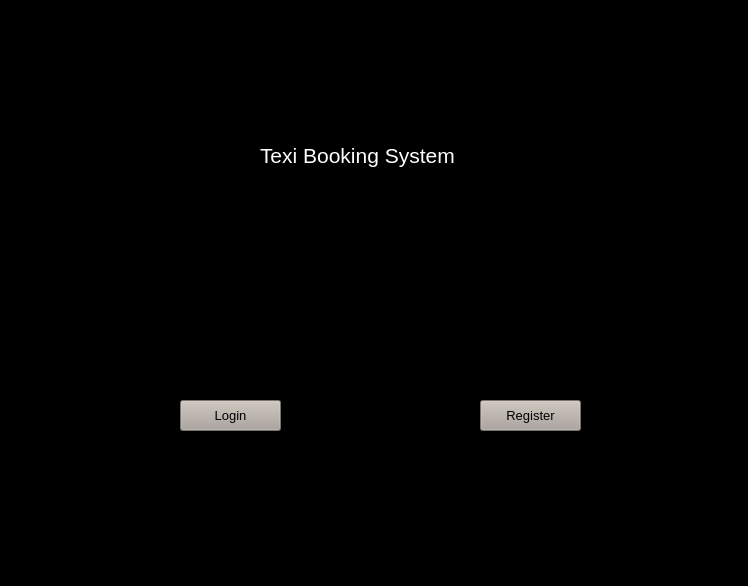
<?xml version="1.0" encoding="UTF-8"?>
<ui version="4.0">
 <class>Welcome</class>
 <widget class="QFrame" name="Welcome">
  <property name="geometry">
   <rect>
    <x>0</x>
    <y>0</y>
    <width>748</width>
    <height>586</height>
   </rect>
  </property>
  <property name="windowTitle">
   <string>Welcome</string>
  </property>
  <property name="styleSheet">
   <string notr="true">background-color: rgb(0, 0, 0);</string>
  </property>
  <property name="frameShape">
   <enum>QFrame::Panel</enum>
  </property>
  <widget class="QLabel" name="label">
   <property name="geometry">
    <rect>
     <x>260</x>
     <y>130</y>
     <width>251</width>
     <height>51</height>
    </rect>
   </property>
   <property name="font">
    <font>
     <pointsize>16</pointsize>
    </font>
   </property>
   <property name="layoutDirection">
    <enum>Qt::RightToLeft</enum>
   </property>
   <property name="styleSheet">
    <string notr="true">color: rgb(255, 255, 255);
background-color: rgb(0, 0, 0);</string>
   </property>
   <property name="text">
    <string>Texi Booking System</string>
   </property>
  </widget>
  <widget class="QPushButton" name="btn_Login">
   <property name="geometry">
    <rect>
     <x>180</x>
     <y>400</y>
     <width>101</width>
     <height>31</height>
    </rect>
   </property>
   <property name="font">
    <font>
     <pointsize>10</pointsize>
    </font>
   </property>
   <property name="styleSheet">
    <string notr="true">background-color: rgb(170, 161, 153);
color: rgb(0, 0, 0);</string>
   </property>
   <property name="text">
    <string>Login</string>
   </property>
  </widget>
  <widget class="QPushButton" name="btn_Register">
   <property name="geometry">
    <rect>
     <x>480</x>
     <y>400</y>
     <width>101</width>
     <height>31</height>
    </rect>
   </property>
   <property name="font">
    <font>
     <pointsize>10</pointsize>
    </font>
   </property>
   <property name="styleSheet">
    <string notr="true">background-color: rgb(170, 161, 153);
color: rgb(0, 0, 0);</string>
   </property>
   <property name="text">
    <string>Register</string>
   </property>
  </widget>
 </widget>
 <resources/>
 <connections/>
</ui>
